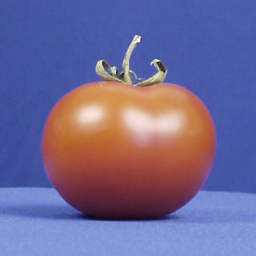
#> input picture tomato.jpg, 256 x 256 px
$ python tomato.py
#> lines starting #> are read from the running program, lines starting #| are printed output that depends on the picture; after the words box and inside, x2 and y2 are one past the last pixel; in counts of white or black regions, pixels touching at a corner belong together
import cv2
import numpy as np
import matplotlib.pyplot as plt

image = cv2.imread('tomato.jpg')
#> image is the input picture: shape (256, 256, 3); mean B, G, R 148.2, 103.6, 111.9
gray = cv2.cvtColor(image, cv2.COLOR_BGR2GRAY)
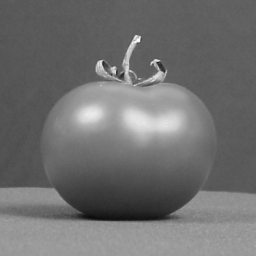
#> gray: shape (256, 256); min 12, max 253, mean 111.2

edged = cv2.Canny(gray, 30, 200)
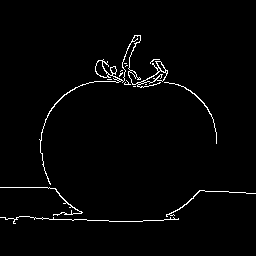
#> edged: shape (256, 256); 1.9% white in thin lines or dots, all inside (x1, y1, x2, y2) = (0, 35, 256, 224)
cv2.waitKey(0)
contours, hierarchy = cv2.findContours(edged, cv2.RETR_TREE, cv2.CHAIN_APPROX_SIMPLE)
#> contours = 27 contours, 19 with area under 20; largest, box (x1, y1, x2, y2) and area: (39, 35, 168, 185) 484, (95, 60, 109, 78) 122, (143, 70, 167, 83) 118, (156, 61, 166, 73) 43, (110, 66, 117, 74) 28, (0, 187, 83, 216) 28, (164, 82, 217, 144) 24, (166, 190, 256, 217) 24
cv2.imshow('Canny Edges After Contouring', edged)
cv2.imwrite('tomato1.jpg', edged)
cv2.waitKey(0)

print("Number of Contours: " + str(len(contours)))
#| Number of Contours: 27

cv2.drawContours(image, contours, -1, (0, 255, 0), 3)
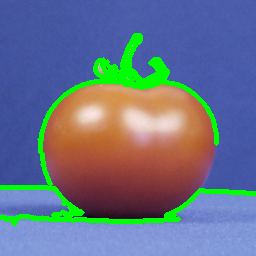
#> image: shape (256, 256, 3); 7.57% of pixels changed, all inside (x1, y1, x2, y2) = (0, 33, 256, 226)

contours2, hiérarchie2= cv2.findContours(edged, cv2.RETR_EXTERNAL, cv2.CHAIN_APPROX_SIMPLE)
#> contours2 = 14 contours, 10 with area under 20; largest, box (x1, y1, x2, y2) and area: (39, 35, 168, 185) 484, (0, 187, 83, 216) 28, (164, 82, 217, 144) 24, (166, 190, 256, 217) 24; hiérarchie2 = 14 rows, first 6: [1, -1, -1, -1], [2, 0, -1, -1], [3, 1, -1, -1], [4, 2, -1, -1], [5, 3, -1, -1], [6, 4, -1, -1]


cv2.imshow('Contours', image)
cv2.imwrite('Contours.jpg', image)
cv2.waitKey(0)


image = cv2.imread('tomato1.jpg', cv2.IMREAD_GRAYSCALE)
#> image: shape (256, 256); min 0, max 255, mean 5
image=np.invert(image)
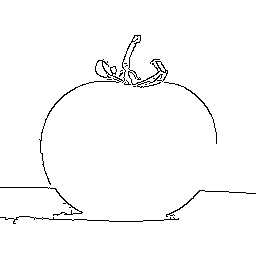
#> image: shape (256, 256); min 0, max 255, mean 250

ret, image = cv2.threshold(image, 128, 255, cv2.THRESH_BINARY)

scatter = np.where(image==0)
#> scatter = 1262 positions, rows 35 to 223, columns 0 to 255
x,y = scatter[1], -scatter[0]
#> x = 1262 values, max 255 at index 917, min 0 at index 790, mean 117.9; y = 1262 values, max -35 at index 0, min -223 at index 1259, mean -130.8

for i in range(len(x)):
	print("x=",x[i],"y=",y[i])
#> this loop made 1262 passes
#| x= 134 y= -35
#| x= 135 y= -35
#| x= 136 y= -35
#| x= 137 y= -35
#| x= 138 y= -35
#| x= 139 y= -35
#| x= 140 y= -35
#| x= 134 y= -36
#> (further printed lines are left out)


plt.scatter(x,y,color='black',marker='.',s=0.6)

z=len(x)
#> z = 1262
h=z//5
#> h = 252
print("le len est ::",z)
print("le h est ::",h)
h_x=[]
h_y=[]
for i in range (h):
    h_x.append(x[i])
    h_y.append(y[i])
#> after the loop, h_x = 252 values, max 167 at index 224, min 95 at index 158, mean 130.6; h_y = 252 values, max -35 at index 0, min -72 at index 244, mean -59.55
h_x1=[]
h_y1=[]

for i in range (h,2*h):
    h_x1.append(x[i])
    h_y1.append(y[i])
#> after the loop, h_x1 = 252 values, max 171 at index 251, min 86 at index 234, mean 131.5; h_y1 = 252 values, max -72 at index 0, min -83 at index 234, mean -78.08

h_x2=[]
h_y2=[]
for i in range (2*h,3*h):
    h_x2.append(x[i])
    h_y2.append(y[i])
#> after the loop, h_x2 = 252 values, max 216 at index 214, min 39 at index 227, mean 125.2; h_y2 = 252 values, max -83 at index 0, min -155 at index 251, mean -105.6

h_x3=[]
h_y3=[]
for i in range (3*h,4*h):
    h_x3.append(x[i])
    h_y3.append(y[i])
#> after the loop, h_x3 = 252 values, max 255 at index 161, min 0 at index 34, mean 113.7; h_y3 = 252 values, max -156 at index 0, min -212 at index 249, mean -192.1
#300 _ 500
#Y 67_220

h_x4=[]
h_y4=[]
for i in range (4*h,5*h):
    h_x4.append(x[i])
    h_y4.append(y[i])
#> after the loop, h_x4 = 252 values, max 178 at index 107, min 0 at index 65, mean 89.63; h_y4 = 252 values, max -212 at index 0, min -223 at index 251, mean -218


plt.scatter(h_x,h_y ,color='green',marker='+',s=0.6)
plt.legend()
plt.scatter(h_x1,h_y1 ,color='red',marker='+',s=0.6)
# [5 lines of commented-out code are left out]
plt.legend()
plt.scatter(h_x2,h_y2 ,c='yellow',marker='+',s=0.6)
plt.legend()
plt.scatter(h_x3,h_y3 ,c='pink',marker='+',s=0.6)
plt.legend()
plt.scatter(h_x4,h_y4 ,c='black',marker='+',s=0.6)
#plt.legend()
#plt.fill_between(x=0,x=2z,alpha=0.4)
#plt.fill_between((1,z),[f(1),f(z)],color='b',alpha=0.4)
plt.show()
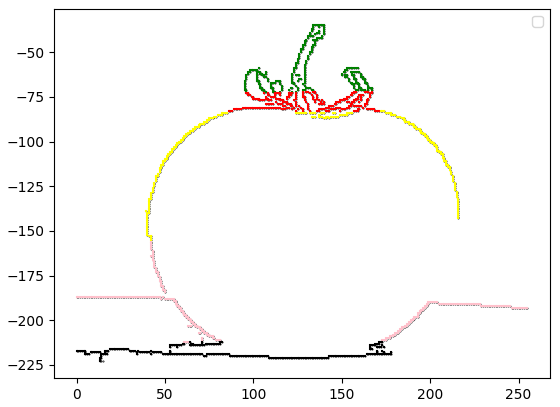
#> figure drawn by matplotlib, 1 panel
plt.show()

plt.show()


#############################################################
""""moindre caree"""

"""les x et y de newton et moindre caree::"""
h_xin0=[]
h_yin0=[]
for i in range (0,4):
    h_xin0.append(h_x[i+150])
    h_yin0.append(h_y[i+150])
#> after the loop, h_xin0 = [126, 127, 129, 154]; h_yin0 = [-65, -65, -65, -65]
fil=[]
p=np.polyfit(h_xin0,h_yin0,3)
#> p = [8.52e-17, -3.5e-14, 4.79e-12, -65]
for i in h_xin0 :
    s=0
    s=p[0]*i**3+p[1]*i**2+p[2]*i +p[3]
    fil.append(s)
#> this loop made 4 passes
#> i on passes 1 to 4: 126, 127, 129, 154
#> after the loop, fil = [-65, -65, -65, -65]

h_xin1=[]
h_yin1=[]
for i in range (0,4):
    h_xin1.append(h_x1[i+150])
    h_yin1.append(h_y1[i+150])
#> after the loop, h_xin1 = [164, 117, 118, 121]; h_yin1 = [-79, -80, -80, -80]


fil1=[]
p1=np.polyfit(h_xin1,h_yin1,3)
#> p1 = [1.08e-05, -0.00383, 0.454, -97.97]
for i in h_xin1 :
    s=0
    s=p[0]*i**3+p[1]*i**2+p[2]*i +p[3]
    fil1.append(s)
#> this loop made 4 passes
#> i on passes 1 to 4: 164, 117, 118, 121
#> after the loop, fil1 = [-65, -65, -65, -65]

"""la 2 font  le len est :: 3087"""
h_xin2=[]
h_yin2=[]
for i in range (0,4):
    h_xin2.append(h_x2[i+150])
    h_yin2.append(h_y2[i+150])
#> after the loop, h_xin2 = [52, 53, 206, 207]; h_yin2 = [-107, -107, -107, -107]
fil2=[]
p1=np.polyfit(h_xin2,h_yin2,3)
#> p1 = [-3.98e-19, 2.25e-16, -3.6e-14, -107]
for i in h_xin2 :
    s=0
    s=p[0]*i**3+p[1]*i**2+p[2]*i +p[3]
    fil2.append(s)
#> this loop made 4 passes
#> i on passes 1 to 4: 52, 53, 206, 207
#> after the loop, fil2 = [-65, -65, -65, -65]

h_xin3=[]
h_yin3=[]
for i in range (0,4):
    h_xin3.append(h_x3[i+150])
    h_yin3.append(h_y3[i+150])
#> after the loop, h_xin3 = [196, 197, 246, 247]; h_yin3 = [-193, -193, -193, -193]
fil3=[]
p1=np.polyfit(h_xin3,h_yin3,3)
#> p1 = [-1.19e-17, 8.22e-15, -1.88e-12, -193]
for i in h_xin2 :
    s=0
    s=p[0]*i**3+p[1]*i**2+p[2]*i +p[3]
    fil3.append(s)
#> after the loop, fil3 = [-65, -65, -65, -65]


h_xin4=[]
h_yin4=[]
for i in range (0,4):
    h_xin4.append(h_x4[i+150])
    h_yin4.append(h_y4[i+150])
#> after the loop, h_xin4 = [84, 85, 86, 164]; h_yin4 = [-219, -219, -219, -219]
fil4=[]
p1=np.polyfit(h_xin4,h_yin4,3)
#> p1 = [2.44e-16, -8.22e-14, 8.73e-12, -219]
for i in h_xin4 :
    s=0
    s=p[0]*i**3+p[1]*i**2+p[2]*i +p[3]
    fil4.append(s)
#> this loop made 4 passes
#> i on passes 1 to 4: 84, 85, 86, 164
#> after the loop, fil4 = [-65, -65, -65, -65]

print("le coefficient de la 1° partie est::",fil)
print("le polynome de la 2° partie est ::",fil1)
print("le polynome de la 3° partie est::",fil2)
print("le polynome de la 4° partie est::",fil3)
print("le polynome de la 5° partie est::",fil4)
#plt.scatter(h_x2,h_y2,label='f(x)',c='y',marker='*')


#affichage


plt.subplot(231)
plt.plot(h_xin0,fil,marker='+' ,color='g',label='1')
plt.subplot(232)
plt.plot(h_xin1,fil1,marker='+' ,color='r',label='2')
plt.subplot(233)
plt.plot(h_xin2,fil2,marker='+' ,color='y',label='3')
plt.subplot(234)
plt.plot(h_xin3,fil3,marker='+' ,color='b',label='4')
plt.subplot(235)
plt.plot(h_xin4,fil4,marker='+' ,color='ORANGE',label='5')
plt.show()
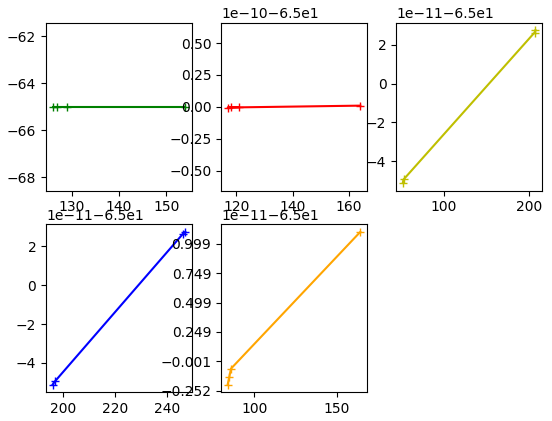
#> figure drawn by matplotlib, 5 panels
"""
"""


plt.show()
################################################"
#newton
import numpy as np
import matplotlib.pyplot as plt

#plt.style.use('seaborn-poster')


def divided_diff(x, y):
    '''
    function to calculate the divided
    differences table
    '''
    n = len(y)
#> n = 4
    coef = np.zeros([n, n])
    # the first column is y
    coef[:,0] = y

    for j in range(1,n):
        for i in range(n-j):
            coef[i][j] = \
           (coef[i+1][j-1] - coef[i][j-1]) / (x[i+j]-x[i])
#> after the loop, coef = [[-65, 0, 0, 0], [-65, 0, 0, 0], [-65, 0, 0, 0], [-65, 0, 0, 0]]

    return coef

def newton_poly(coef, x_data, x):
    '''
    evaluate the newton polynomial
    at x
    '''
    n = len(x_data) - 1
    p = coef[n]
    for k in range(1,n+1):
        p = coef[n-k] + (x -x_data[n-k])*p
    return p


# get the divided difference coef
"""1"""
a_s0 = divided_diff(h_xin0, h_yin0)[1,:]
#> a_s0 = [-65, 0, 0, 0]

# evaluate on new data points
minim0=min(h_xin0)
#> minim0 = 126
maxim0=max(h_xin0)
#> maxim0 = 154

x_new0 = np.arange(minim0,maxim0,0.1)
#> x_new0 = 280 values from 126 to 153.9
y_new0 = newton_poly(a_s0, h_xin0, x_new0)
#> in newton_poly, `n = len(x_data) - 1`: n = 3
#> in newton_poly, `p = coef[n]`: p = 0
#> after the loop in newton_poly, `for k in range(1,n+1):`: p = 280 values from -65 to -65
#> y_new0 = 280 values from -65 to -65

"""2"""
a_s1 = divided_diff(h_xin1, h_yin1)[1,:]
#> a_s1 = [-80, 0, 0, 0]

# evaluate on new data points
minim1=min(h_xin1)
#> minim1 = 117
maxim1=max(h_xin1)
#> maxim1 = 164

x_new1 = np.arange(minim1,maxim1,0.1)
#> x_new1 = 470 values from 117 to 163.9
y_new1 = newton_poly(a_s0, h_xin1, x_new1)
#> y_new1 = 470 values from -65 to -65

"""3"""
a_s2 = divided_diff(h_xin2, h_yin2)[1,:]
#> a_s2 = [-107, 0, 0, 0]

# evaluate on new data points
minim2=min(h_xin2)
#> minim2 = 52
maxim2=max(h_xin2)
#> maxim2 = 207

x_new2 = np.arange(minim2,maxim2,0.1)
#> x_new2 = 1550 values from 52 to 206.9
y_new2 = newton_poly(a_s2, h_xin2, x_new2)
#> y_new2 = 1550 values from -107 to -107

"""4"""
a_s3 = divided_diff(h_xin3, h_yin3)[1,:]
#> a_s3 = [-193, 0, 0, 0]

# evaluate on new data points
minim3=min(h_xin3)
#> minim3 = 196
maxim3=max(h_xin3)
#> maxim3 = 247

x_new3 = np.arange(minim3,maxim3,0.1)
#> x_new3 = 510 values from 196 to 246.9
y_new3 = newton_poly(a_s3, h_xin3, x_new3)
#> y_new3 = 510 values from -193 to -193

"""5"""
a_s4 = divided_diff(h_xin4, h_yin4)[1,:]
#> a_s4 = [-219, 0, 0, 0]

# evaluate on new data points
minim4=min(h_xin4)
#> minim4 = 84
maxim4=max(h_xin4)
#> maxim4 = 164

x_new4 = np.arange(minim4,maxim4,0.1)
#> x_new4 = 800 values from 84 to 163.9
y_new4 = newton_poly(a_s4, h_xin4, x_new4)
#> y_new4 = 800 values from -219 to -219

"""
print("les polynome de degré au minimum égal à 3 modèle de Newton::")
print("le polynome de la 1° partie est::",y_new0)
print("le polynome de la 2° partie est ::",y_new1)
print("le polynome de la 3° partie est::",y_new2)
print("le polynome de la 4° partie est::",y_new3)
print("le polynome de la 5° partie est::",y_new4)
#plt.figure(figsize = (12, 8))
"""
# [4 lines of commented-out code are left out]


plt.subplot(231)
plt.plot(x_new0,y_new0,marker='+' ,color='g',label='1')
plt.subplot(232)
plt.plot( x_new1,y_new1,marker='+' ,color='r',label='2')
plt.subplot(233)
plt.plot( x_new2,y_new2,marker='+' ,color='y',label='3')
plt.subplot(234)
plt.plot( x_new3,y_new3,marker='+' ,color='b',label='4')
plt.subplot(235)
plt.plot(x_new4,y_new4,marker='+' ,color='ORANGE',label='5')
plt.show()
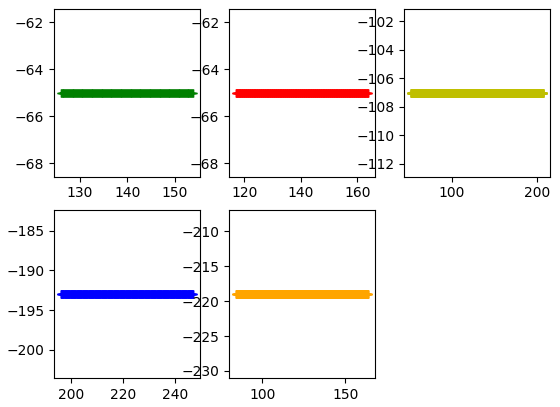
#> figure drawn by matplotlib, 5 panels


#calculer la surface

#parti 1

a = h_x[150]
#> a = 126
b= h_x[153]
#> b = 154
n =3
f =s # mettre le polynome s dans la foncton f
#> f = -65
class Simpson ( object ) :
    # [15 lines left out: functions __init__, integrate, not called in this run]
s1 =h*s/3.0
#> s1 = -5460
print("la surface du parti 1 est ",-s1)

# parti 2
a = h_x1[150]
#> a = 164
b= h_x1[153]
#> b = 121
n =3
f =s # mettre le polynome s dans la foncton f
class Simpson ( object ) :
    # [15 lines left out: functions __init__, integrate, not called in this run]
s2 =h*s/3.0
#> s2 = -5460
print("la surface du parti 2 est ",-s2)


#partie 3
a = h_x2[150]
#> a = 52
b= h_x2[153]
#> b = 207
n =3
f =s # mettre le polynome s dans la foncton f
class Simpson ( object ) :
    # [15 lines left out: functions __init__, integrate, not called in this run]
s3 =h*s/3.0
#> s3 = -5460
print("la surface du parti 3 est ",-s3)

#partie 4


a = h_x3[150]
#> a = 196
b= h_x3[153]
#> b = 247
n =3
f =s # mettre le polynome s dans la foncton f
class Simpson ( object ) :
    # [15 lines left out: functions __init__, integrate, not called in this run]
s4 =h*s/3.0
#> s4 = -5460
print("la surface du parti 4 est ",-s4)


#partie 5


a = h_x4[150]
#> a = 84
b= h_x4[153]
#> b = 164
n =3
f =s # mettre le polynome s dans la foncton f
class Simpson ( object ) :
    # [15 lines left out: functions __init__, integrate, not called in this run]
s5 =h*s/3.0
#> s5 = -5460
print("la surface du parti 1 est ",-s5)


print("la surface de tout l'objet est", -(s1+s2+s3+s4+s5))


cv2.destroyAllWindows()
